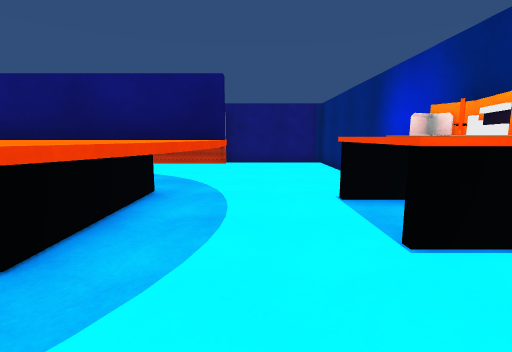
view 1 (above)

16 first-person views from a walk through a scene from a Unity 3-D project. The camera is 1.3 m above the floor, tilts 8° down and sees 85° across. The floor is counted in squares, 1 m on a side. Each view is taken from the middle of a square. On the plan, view 1 faces up. The plan holds only what a view shows up to about 13 squares ahead; the rest is blank. Surface patterns are stand-ins for the level's own textures.

view 2
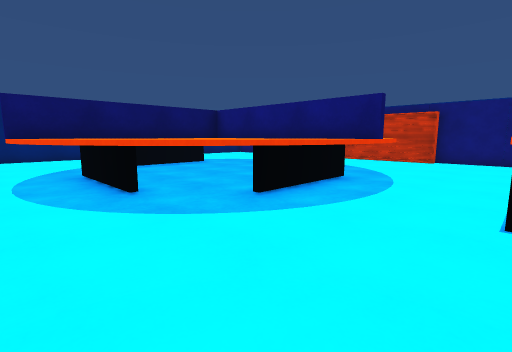

view 3
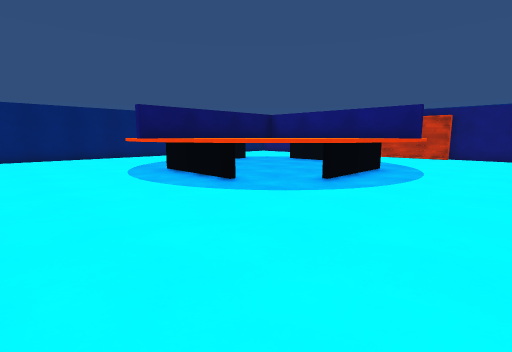

view 4
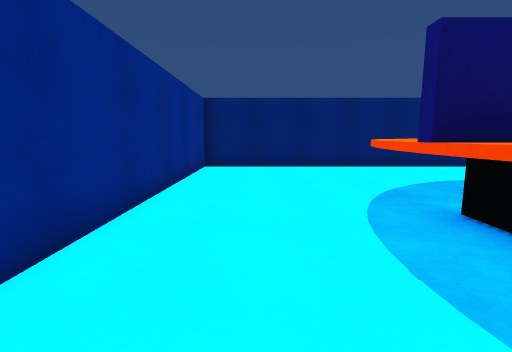

view 5
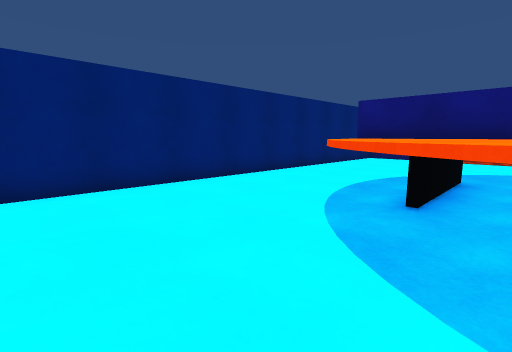

view 6
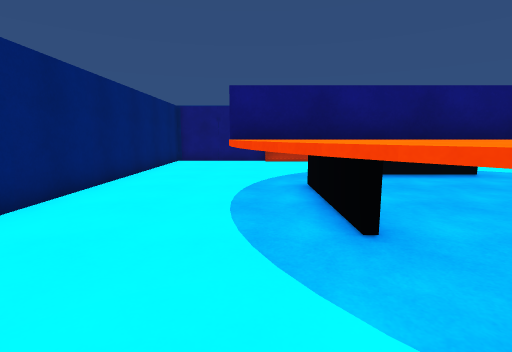

view 7
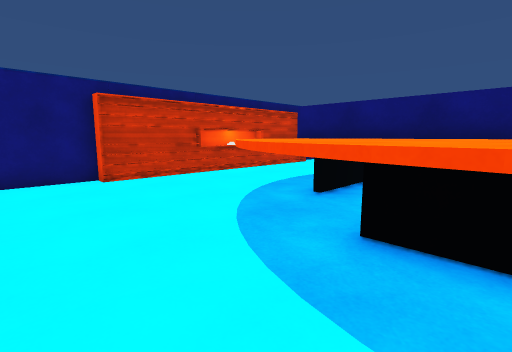

view 8
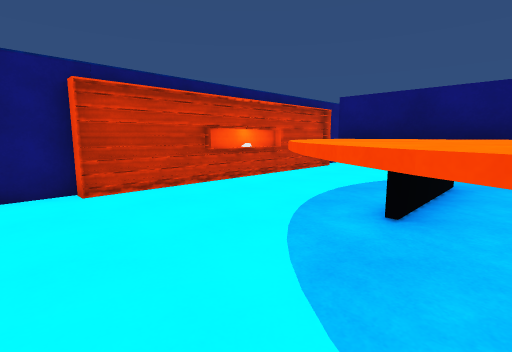

view 9
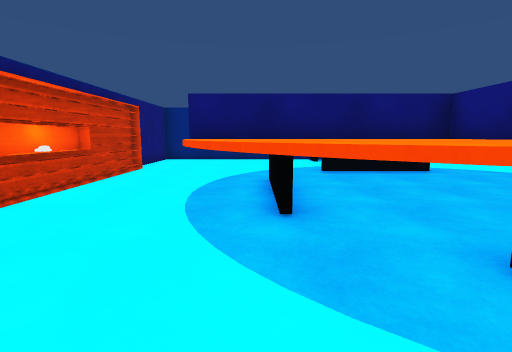

view 10
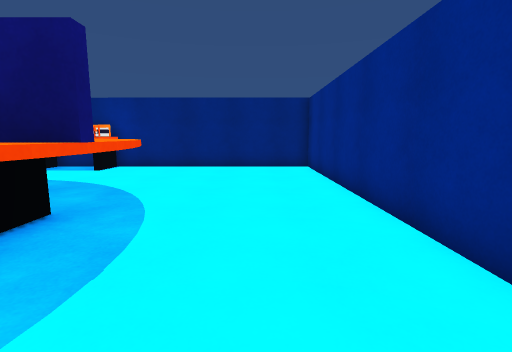

view 11
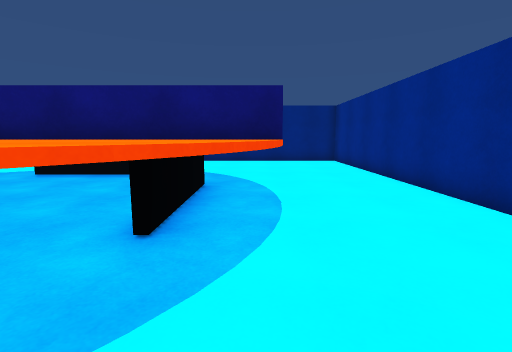

view 12
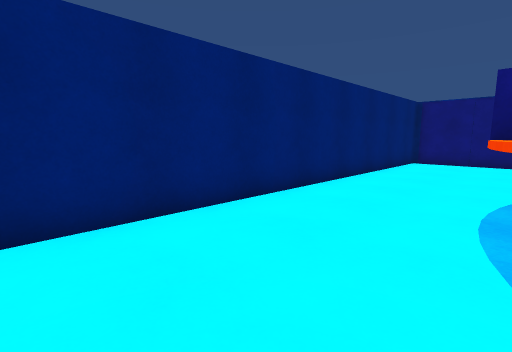

view 13
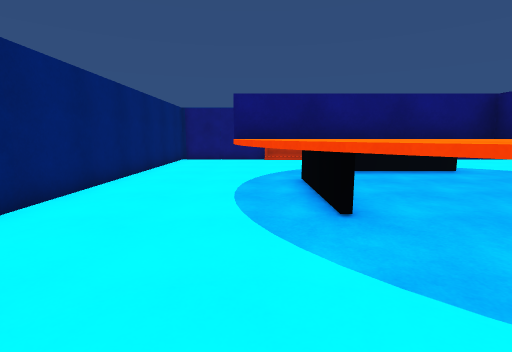

view 14
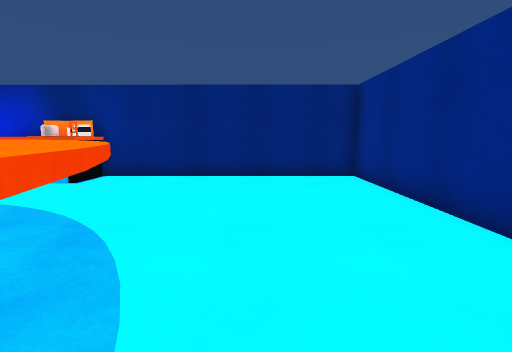

view 15
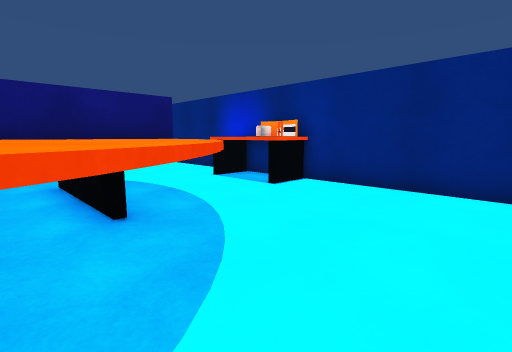

view 16
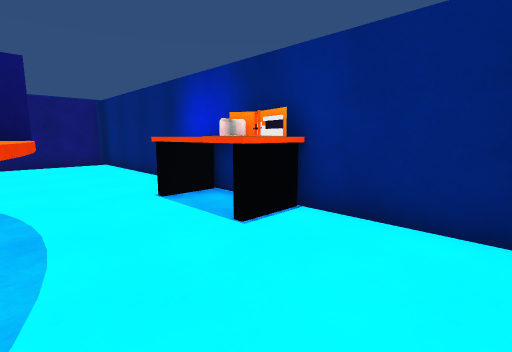

### Floor plan
Key: @ floor where view 1 was taken; # wall or solid block; . floor; ^ raised ledge; O other object.
Columns run from 17 left of view 1 to 4 right of it. Each row starts with its distance up from view 1.
 14   ####################
 13 #....................#
 12 #....................#
 11 #....................#
 10 #.......^^^^^^.......#
  9 #......^^^^^  ^......#
  8 #.....^^^^^^   ^.....#
  7 #....^^^^^ ^    ^....#
  6 #....^^^^^^^    ^..^#
  5 #....^^^^^^^^^^^^..^^
  4 #....^ ^ ^^^^^^^^..^O
  3 #....^^^^^^^^^^^^..^##
  2 #....^^^^^^^ ^^^^....#
  1 #.....^^^^^^^^^^.....#
  0 #......^^^^^^^^..@...#
 -1 #.......^^^^^^.......#
 -2 #....................#
 -3 #....................#
 -4 #....................#
 -5 #....................#
 -6 ######################

Positions as (right, up) in squares from view 1, and headings:
1: (0, 0), facing up
2: (2, -2), facing up-left
3: (2, -5), facing up-left
4: (-4, -3), facing left
5: (-9, -3), facing up-left
6: (-12, -1), facing up
7: (-14, 5), facing up-right
8: (-13, 7), facing up-right
9: (-13, 9), facing right
10: (-9, -3), facing right
11: (-12, -1), facing right
12: (-12, -1), facing up-left
13: (-12, -2), facing up
14: (-6, -2), facing right
15: (-4, -2), facing up-right
16: (-1, 0), facing up-right
